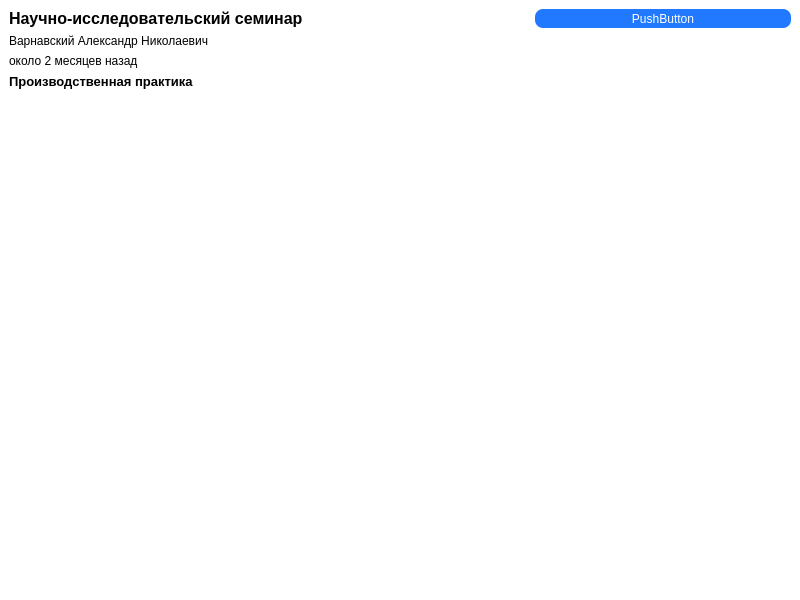
<?xml version="1.0" encoding="UTF-8"?>
<ui version="4.0">
 <class>MainWindow</class>
 <widget class="QMainWindow" name="MainWindow">
  <property name="geometry">
   <rect>
    <x>0</x>
    <y>0</y>
    <width>800</width>
    <height>600</height>
   </rect>
  </property>
  <property name="windowTitle">
   <string>MainWindow</string>
  </property>
  <property name="styleSheet">
   <string notr="true">background-color: rgb(255, 255, 255);</string>
  </property>
  <widget class="QWidget" name="centralwidget">
   <property name="styleSheet">
    <string notr="true">background-color: rgb(255, 255, 255);</string>
   </property>
   <layout class="QVBoxLayout" name="verticalLayout_2">
    <item>
     <layout class="QVBoxLayout" name="verticalLayout">
      <item>
       <layout class="QHBoxLayout" name="horizontalLayout">
        <item>
         <widget class="QLabel" name="class_label">
          <property name="font">
           <font>
            <pointsize>12</pointsize>
            <bold>true</bold>
           </font>
          </property>
          <property name="text">
           <string>Научно-исследовательский семинар</string>
          </property>
         </widget>
        </item>
        <item>
         <widget class="QPushButton" name="read_button">
          <property name="minimumSize">
           <size>
            <width>128</width>
            <height>18</height>
           </size>
          </property>
          <property name="maximumSize">
           <size>
            <width>256</width>
            <height>256</height>
           </size>
          </property>
          <property name="styleSheet">
           <string notr="true">background-color: rgb(32, 121, 255);
color: rgb(255, 255, 255);
border-radius: 8px;</string>
          </property>
          <property name="text">
           <string>PushButton</string>
          </property>
         </widget>
        </item>
       </layout>
      </item>
      <item>
       <widget class="QLabel" name="author_label">
        <property name="text">
         <string>Варнавский Александр Николаевич</string>
        </property>
       </widget>
      </item>
      <item>
       <widget class="QLabel" name="time_passed_label">
        <property name="text">
         <string>около 2 месяцев назад</string>
        </property>
       </widget>
      </item>
      <item>
       <widget class="QLabel" name="subject_label">
        <property name="font">
         <font>
          <pointsize>10</pointsize>
          <bold>true</bold>
         </font>
        </property>
        <property name="text">
         <string>Производственная практика</string>
        </property>
       </widget>
      </item>
      <item>
       <widget class="QTextBrowser" name="content_text">
        <property name="styleSheet">
         <string notr="true">background-color: rgba(255, 255, 255, 0);</string>
        </property>
        <property name="frameShape">
         <enum>QFrame::NoFrame</enum>
        </property>
        <property name="frameShadow">
         <enum>QFrame::Sunken</enum>
        </property>
       </widget>
      </item>
     </layout>
    </item>
   </layout>
  </widget>
  <widget class="QMenuBar" name="menubar">
   <property name="geometry">
    <rect>
     <x>0</x>
     <y>0</y>
     <width>800</width>
     <height>17</height>
    </rect>
   </property>
  </widget>
  <widget class="QStatusBar" name="statusbar"/>
 </widget>
 <resources/>
 <connections/>
</ui>
